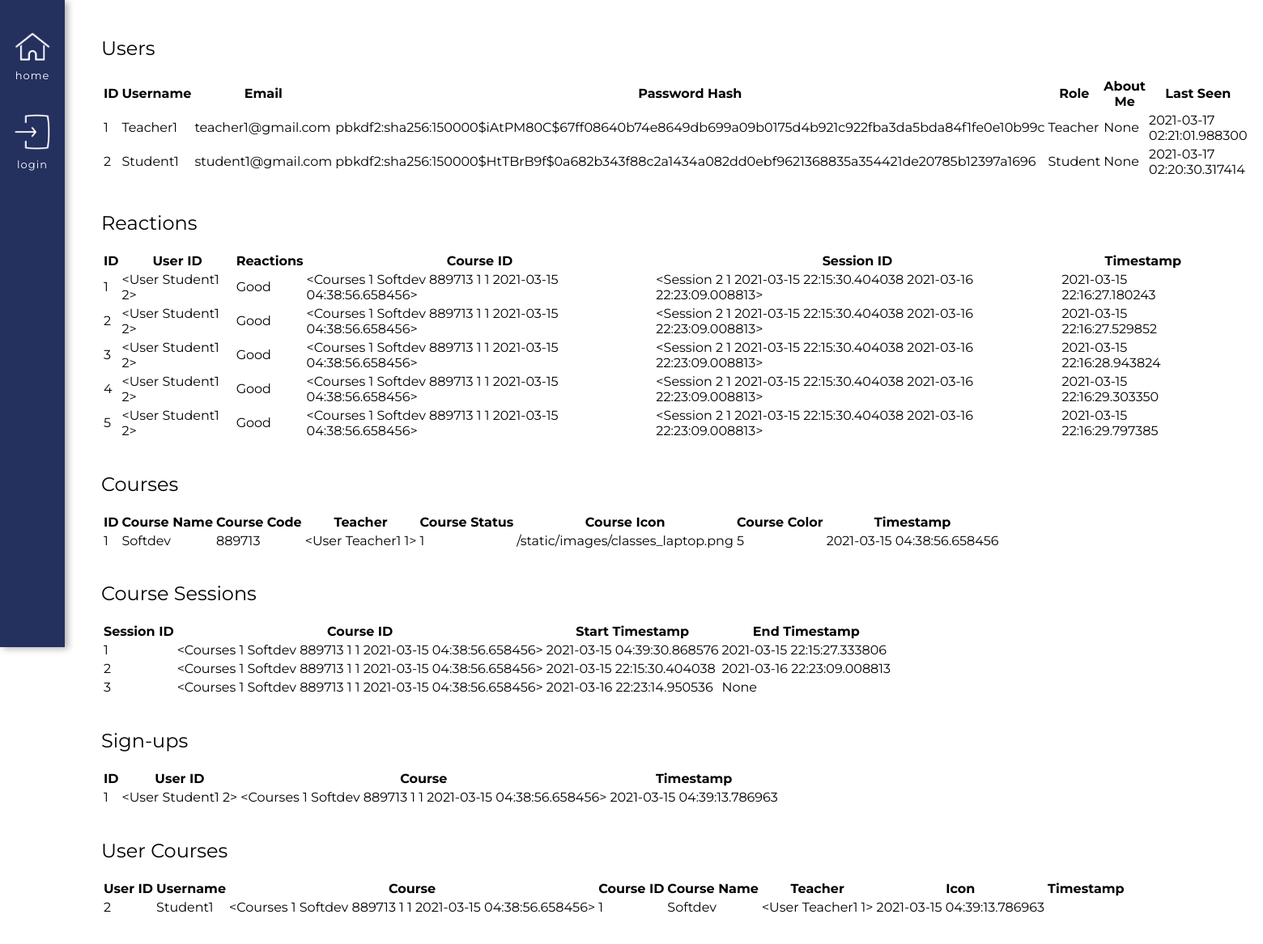
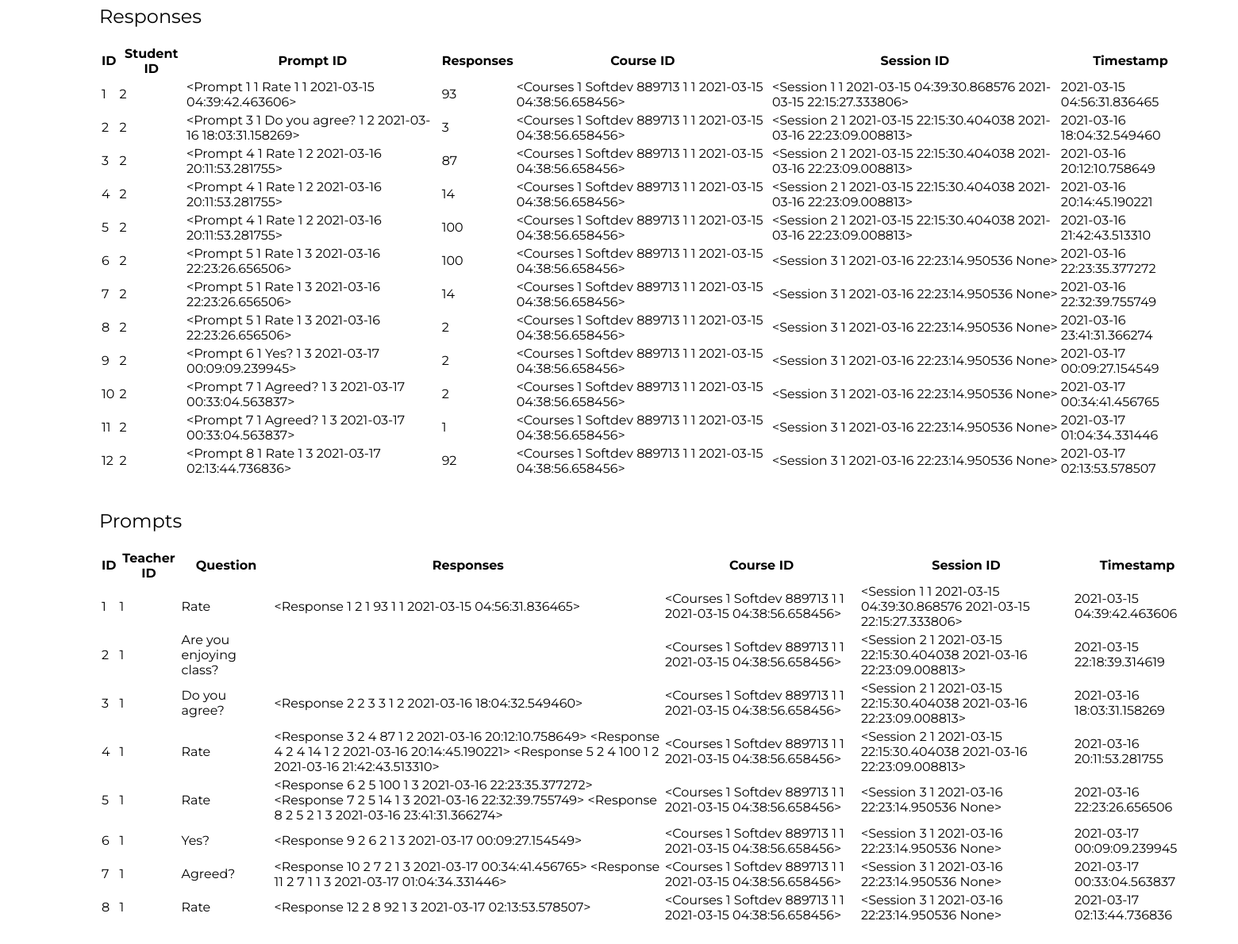
The page /database on the database as committed earlier (2 pictures, top to bottom).
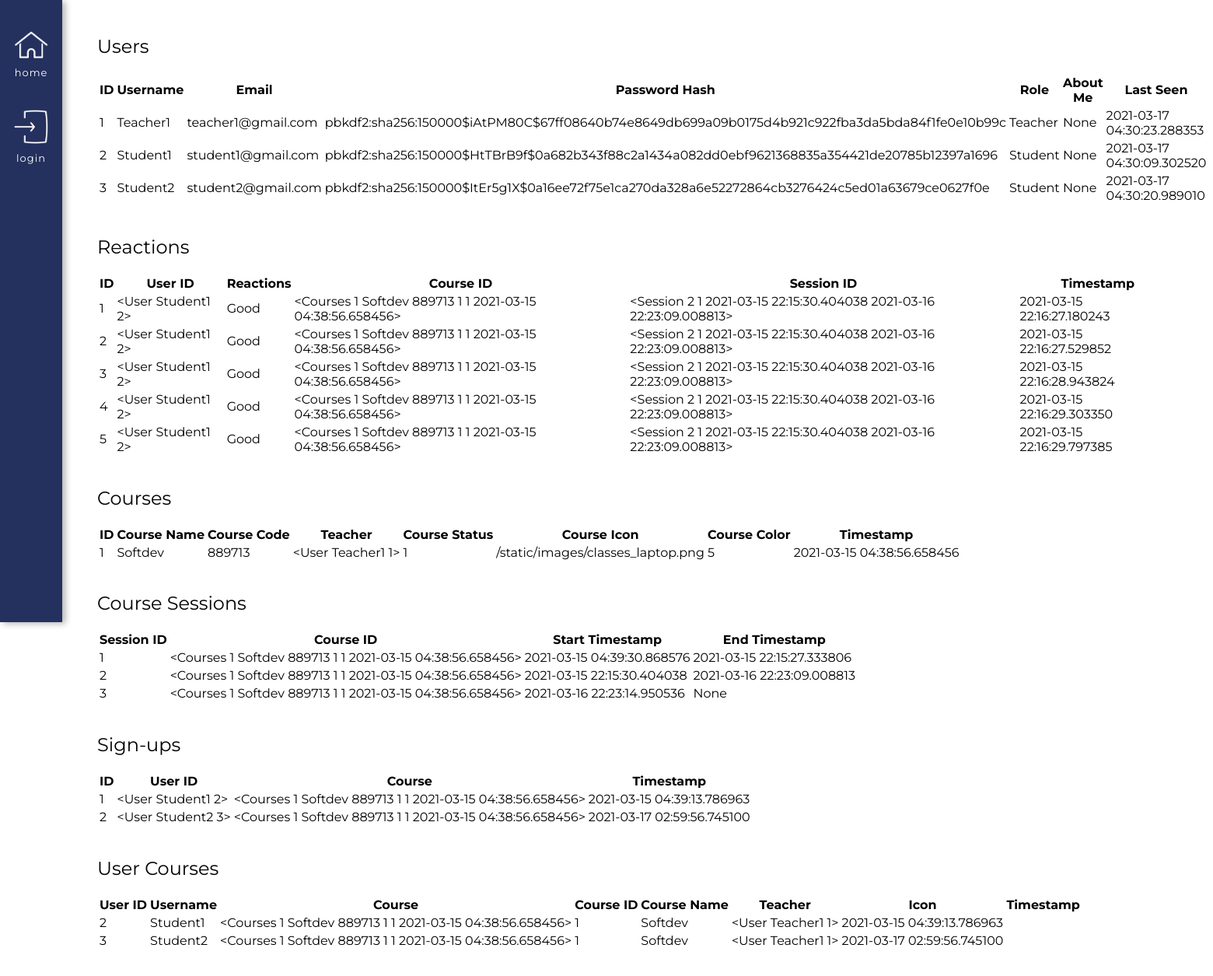
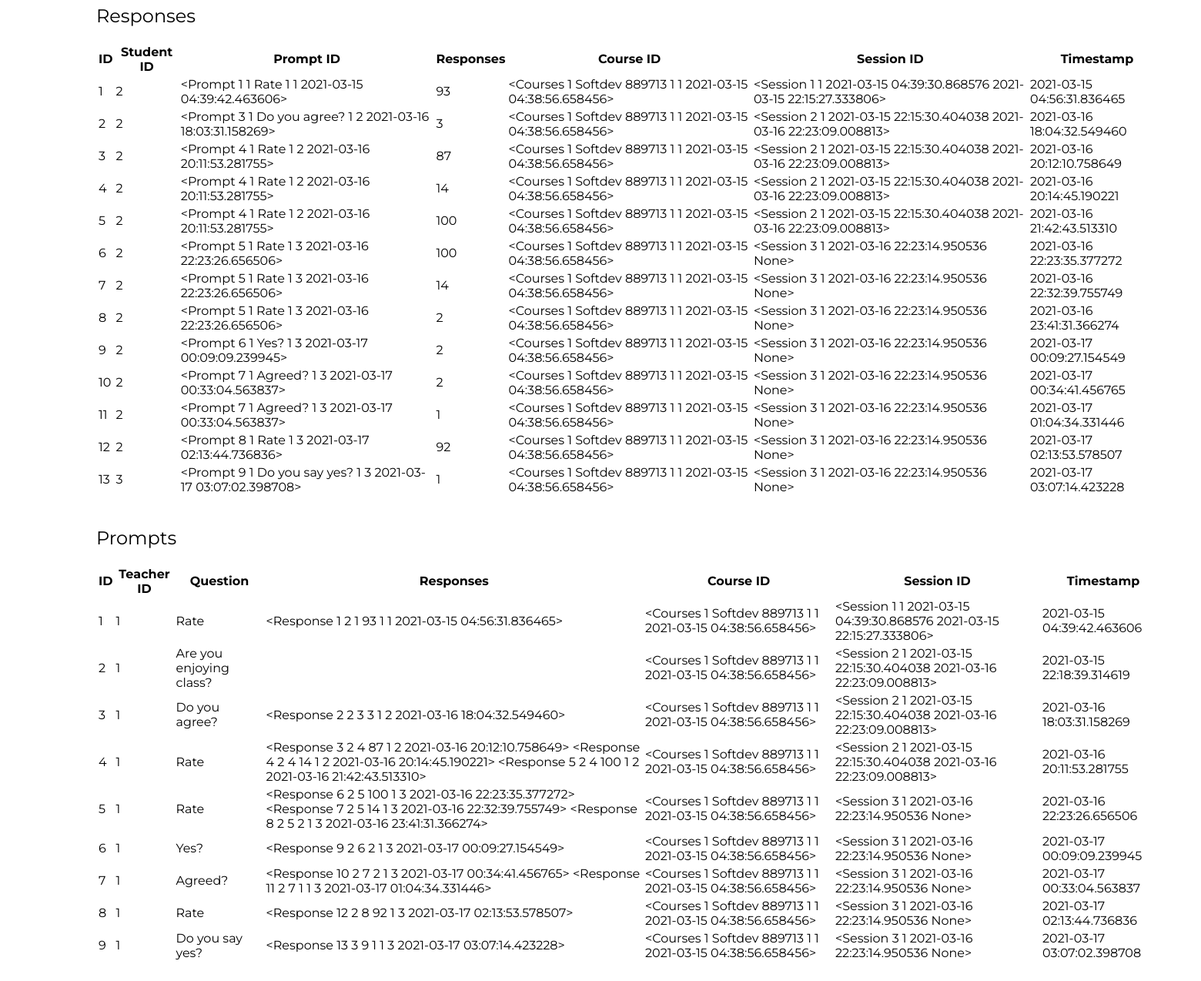
The same page on the database as committed later (2 pictures, top to bottom).
### app/models.py (models this page shows, shortened)
class User(UserMixin, db.Model):
    id = db.Column(db.Integer, primary_key=True)
    username = db.Column(db.String(64), index=True, unique=True) # adding columns to the database
    email = db.Column(db.String(120), index=True, unique=True)
    password_hash = db.Column(db.String(128))
    role = db.Column(db.Integer, index=False, unique=False) # 0 is Teacher, 1 is Student
    about_me = db.Column(db.String(140))
    last_seen = db.Column(db.DateTime, default=datetime.utcnow)
    posts = db.relationship('Post', backref='author', lazy='dynamic') # First part is calling it from the Post model, secret field is the backref (author)
    reactions = db.relationship('Reactions', backref='reactor', lazy='dynamic') # This will show all the reactions that this user has made
    teaches = db.relationship('Courses', backref='teacher', lazy='dynamic') # This will show all the courses that the user teaches
    signups = db.relationship('Signups', backref='student', lazy='dynamic') # This will show all of the signups of that user
    responses = db.relationship('Responses', backref='student_responder', lazy='dynamic') # This will show all the responses of that user
    prompts = db.relationship('Prompts', backref='teacher_prompter', lazy='dynamic') # This will show all forms of that teacher
    def __repr__(self):
        return '<User {} {}>'.format(self.username, self.id)

class Reactions(db.Model): # A base class for all models from Flask SQLAlchemy
    id = db.Column(db.Integer, primary_key=True) # every new database should have an ID so it knows how to organize the info passed in
    user_id = db.Column(db.Integer, db.ForeignKey('user.id')) # Taking the user ID from the user model, using the backref of reactor will show you the actual user
    reactions = db.Column(db.Integer, index=False, unique=False) # Creating a new column in the database for emotions. Not unique and not indexable
    reactions_course_id = db.Column(db.Integer, db.ForeignKey('courses.id')) # Using backref of course_actual will show you the actual course
    session_id = db.Column(db.Integer, db.ForeignKey('session.id')) # Using backref actual_session of will show you the actual session, e.g. <Session>
    timestamp = db.Column(db.DateTime, index=True, default=datetime.utcnow) # Timestamp

class Courses(db.Model):
    id = db.Column(db.Integer, primary_key=True) # Always need ID
    course_name = db.Column(db.String(140), index=False, unique=False) # Not indexable or unique bc many people can have the same course
    code = db.Column(db.Integer, index=True, unique=True) # Indexable to link it back to the course name
    timestamp = db.Column(db.DateTime, index=True, default=datetime.utcnow) # Timestamp
    status = db.Column(db.Integer, index=False, unique=False, default=0) # 0 means the class is inactive, 1 is active
    teacher_id = db.Column(db.Integer, db.ForeignKey('user.id'))  # Taking the user ID from the user model, using backref of teacher will show you the actual teacher
    icon = db.Column(db.String(220), index=False, unique=False, default="/static/images/classes_books.png") # Icon option, turtle gif is set as the default
    color = db.Column(db.Integer, index=False, unique=False, default=0) # Adding the option to decide the color of the class
    signups = db.relationship('Signups', backref='course_id', lazy='dynamic') # This will show all the student signups for this course
    reactions = db.relationship('Reactions', backref='course_actual', lazy='dynamic') # This will show all the reactions for this course
    session = db.relationship('Session', backref='session_course_id', lazy='dynamic') # This will show you all the sessions of the course
    forms = db.relationship('Prompts', backref='course_form', lazy='dynamic') # This will show you all of the forms of the course
    responses = db.relationship('Responses', backref='course_response', lazy='dynamic') # This will show you all of the responses of the course
    def __repr__(self):
        return '<Courses {} {} {} {} {} {}>'.format(self.id, self.course_name, self.code, self.teacher_id, self.status, self.timestamp)

class Session(db.Model):
    id = db.Column(db.Integer, primary_key=True)
    course_id = db.Column(db.Integer, db.ForeignKey('courses.id')) # Using the backref of session_course_id will show you the actual course
    timestamp_start = db.Column(db.DateTime, index=True, default=datetime.utcnow) # Timestamp of the class starting
    timestamp_end = db.Column(db.DateTime, index=True) # Timestamp of the class ending
    reactions = db.relationship('Reactions', backref='actual_session', lazy='dynamic') # This will show all the reactions for that session
    forms = db.relationship('Prompts', backref='session_form', lazy='dynamic') # This will show you all of the forms of the session
    responses = db.relationship('Responses', backref='session_response', lazy='dynamic') # This will show you all of the responses of the session
    def __repr__(self):
        return '<Session {} {} {} {}>'.format(self.id, self.course_id, self.timestamp_start, self.timestamp_end)

class Signups(db.Model):
    id = db.Column(db.Integer, primary_key=True) # Always need ID
    user_id = db.Column(db.Integer, db.ForeignKey('user.id')) # Using the backref student will show you the actual student who signed up, inside of the foreign key should be lowercase
    course = db.Column(db.Integer, db.ForeignKey('courses.id')) # Using the backref course_id will show you the actual id of the course
    timestamp = db.Column(db.DateTime, index=True, default=datetime.utcnow) # Timestamp

class Responses(db.Model):
    id = db.Column(db.Integer, primary_key=True) # every new database should have an ID so it knows how to organize the info passed in
    student_id = db.Column(db.Integer, db.ForeignKey('user.id')) # Taking the user ID from the user model, using the backref of student_responder will show you the actual user
    form_prompt_id = db.Column(db.Integer, db.ForeignKey('prompts.id')) # Using the backref of responder will show the actual prompt
    form_responses = db.Column(db.Integer, index=False, unique=False) # Creating a new column in the database for responses. Not unique and not indexable
    form_course_id = db.Column(db.Integer, db.ForeignKey('courses.id')) # Using backref of course_response will show you the actual course
    session_id = db.Column(db.Integer, db.ForeignKey('session.id')) # Using backref actual_session of will show you the actual session, e.g. <Session>
    timestamp = db.Column(db.DateTime, index=True, default=datetime.utcnow) # Timestamp
    def __repr__(self):
        return '<Response {} {} {} {} {} {} {}>'.format(self.id, self.student_id, self.form_prompt_id, self.form_responses, self.form_course_id, self.session_id, self.timestamp)

class Prompts(db.Model):
    id = db.Column(db.Integer, primary_key=True) # every new database should have an ID so it knows how to organize the info passed in
    teacher_id = db.Column(db.Integer, db.ForeignKey('user.id')) # Taking the user ID from the user model, using the backref of teacher_prompter will show you the actual user
    form_question = db.Column(db.String(140))
    form_options = db.Column(db.Integer, default=0)
    responses = db.relationship('Responses', backref='responder', lazy='dynamic') # This will show all responses to this form
    form_course_id = db.Column(db.Integer, db.ForeignKey('courses.id')) # Using backref of course_form will show you the actual course
    session_id = db.Column(db.Integer, db.ForeignKey('session.id')) # Using backref actual_session of will show you the actual session, e.g. <Session>
    timestamp = db.Column(db.DateTime, index=True, default=datetime.utcnow) # Timestamp
    def __repr__(self):
        return '<Prompt {} {} {} {} {} {}>'.format(self.id, self.teacher_id, self.form_question, self.form_course_id, self.session_id, self.timestamp)

### app/routes.py (the view)
@app.route('/database')
def database():
    user_all = User.query.all() # All the users are stored in this variable, to be used in the HTML
    reactions_all = Reactions.query.all()
    courses_all = Courses.query.all()
    signups_all = Signups.query.all()
    session_all = Session.query.all()
    prompts_all = Prompts.query.all()
    responses_all = Responses.query.all()
    user_signups = User.query.join(Signups, (Signups.user_id == User.id)).join(Courses, (Courses.id == Signups.course))
    return render_template('database.html',
                            user_all=user_all,
                            reactions_all=reactions_all,
                            courses_all=courses_all,
                            session_all=session_all,
                            signups_all=signups_all,
                            user_signups=user_signups,
                            title='Database',
                            responses_all=responses_all,
                            prompts_all=prompts_all) # Have to pass in your variables above in here

### app/templates/database.html
{% extends "base.html" %}
{% block content %}
    <h2>Users</h2>
    <table>
    <tr>
        <th>ID</th>
        <th>Username</th>
        <th>Email</th>
        <th>Password Hash</th>
        <th>Role</th>
        <th>About Me</th>
        <th>Last Seen</th>
    </tr>
    {% for user in user_all %}
        <tr>
            <td>{{ user.id }}</td>
            <td>{{ user.username }}</td>
            <td>{{ user.email }}</td>
            <td>{{ user.password_hash }}</td>
            {% if user.role == 0 %}
                <td>Teacher</td>
            {% else %}
                <td>Student</td>
            {% endif %}
            <td>{{ user.about_me }}</td>
            <td>{{ user.last_seen }}</td>
        </tr>
    {% endfor %}
    </table>
    <br>
    <h2>Reactions</h2>
    <table>
    <tr>
        <th>ID</th>
        <th>User ID</th>
        <th>Reactions</th>
        <th>Course ID</th>
        <th>Session ID</th>
        <th>Timestamp</th>
    </tr>
    {% for r in reactions_all %}
        <tr>
            <td>{{ r.id }}</td>
            <td>{{ r.reactor }}</td>
            {% if r.reactions == 0 %}
                <td>Good</td>
            {% elif r.reactions == 1 %}
                <td>Okay</td>
            {% elif r.reactions == 2 %}
                <td>Bad</td>
            {% elif r.reactions == 7 %}
                <td>Slower</td>
            {% elif r.reactions == 6 %}
                <td>Faster</td>
            {% endif %}
            <td>{{ r.course_actual }}</td>
            <td>{{ r.actual_session }}</td>
            <td>{{ r.timestamp }}</td>
        </tr>
    {% endfor %}
    </table>
    <br>
    <h2>Courses</h2>
    <table>
    <tr>
        <th>ID</th>
        <th>Course Name</th>
        <th>Course Code</th>
        <th>Teacher</th>
        <th>Course Status</th>
        <th>Course Icon</th>
        <th>Course Color</th>
        <th>Timestamp</th>
    </tr>
    {% for c in courses_all %}
        <tr>
            <td>{{ c.id }}</td>
            <td>{{ c.course_name }}</td>
            <td>{{ c.code }}</td>
            <td>{{ c.teacher }}</td>
            <td>{{ c.status }}</td>
            <td>{{ c.icon }}</td>
            <td>{{ c.color }}</td>
            <td>{{ c.timestamp }}</td>
        </tr>
    {% endfor %}
    </table>
    <br>
    <h2>Course Sessions</h2>
    <table>
    <tr>
        <th>Session ID </th>
        <th>Course ID</th>
        <th>Start Timestamp</th>
        <th>End Timestamp</th>
    </tr>
    {% for s in session_all %}
        <tr>
            <td>{{ s.id }}</td>
            <td>{{ s.session_course_id }}</td>
            <td>{{ s.timestamp_start }}</td>
            <td>{{ s.timestamp_end }}</td>
        </tr>
    {% endfor %}
    </table>
    <br>
    <h2>Sign-ups</h2>
    <table>
    <tr>
        <th>ID</th>
        <th>User ID</th>
        <th>Course</th>
        <th>Timestamp</th>
    </tr>
    {% for s in signups_all %}
        <tr>
            <td>{{ s.id }}</td>
            <td>{{ s.student }}</td>
            <td>{{ s.course_id }}</td>
            <td>{{ s.timestamp }}</td>
        </tr>
    {% endfor %}
    </table>
    <br>
    <h2>User Courses</h2>
    <table>
    <tr>
        <th>User ID </th>
        <th>Username</th>
        <th>Course </th>
        <th>Course ID</th>
        <th>Course Name</th>
        <th>Teacher</th>
        <th>Icon</th>
        <th>Timestamp</th>
    </tr>
    {% for u in user_signups %}
        {% for i in u.signups %}
            <tr>
                <td>{{ u.id }}</td>
                <td>{{ u.username }}</td>
                <td>{{ i.course_id }}</td>
                <td>{{ i.course_id.id }}</td>
                <td>{{ i.course_id.course_name }}</td>
                <td>{{ i.course_id.teacher }}</td>
                <td>{{ i.timestamp }}</td>
            </tr>
        {% endfor %}
    {% endfor %}
    </table>
    <br>
    <h2>Responses</h2>
    <table>
    <tr>
        <th>ID</th>
        <th>Student ID</th>
        <th>Prompt ID</th>
        <th>Responses</th>
        <th>Course ID</th>
        <th>Session ID</th>
        <th>Timestamp</th>
    </tr>
    {% for r in responses_all %}
        <tr>
            <td>{{ r.id }}</td>
            <td>{{ r.student_id }}</td>
            <td>{{ r.responder }}</td>
            <td>{{ r.form_responses }}</td>
            <td>{{ r.course_response }}</td>
            <td>{{ r.session_response }}</td>
            <td>{{ r.timestamp }}</td>
        </tr>
    {% endfor %}
    </table>
    <br>
    <h2>Prompts</h2>
    <table>
    <tr>
        <th>ID</th>
        <th>Teacher ID</th>
        <th>Question</th>
        <th>Responses</th>
        <th>Course ID</th>
        <th>Session ID</th>
        <th>Timestamp</th>
    </tr>
    {% for r in prompts_all %}
        <tr>
            <td>{{ r.id }}</td>
            <td>{{ r.teacher_id }}</td>
            <td>{{ r.form_question }}</td>
            <td>
                {% for response in r.responses %}
                    {{ response }}
                {% endfor %}
            </td>
            <td>{{ r.course_form }}</td>
            <td>{{ r.session_form }}</td>
            <td>{{ r.timestamp }}</td>
        </tr>
    {% endfor %}
    </table>
    <br>
{% endblock %}

### app/templates/base.html (shortened to what this page needs)
<!DOCTYPE html>
<html>
    <head>
        <link rel="stylesheet" href="{{ url_for('static', filename='css/base.css') }}">
    </head>
    <header>
        <nav>
            <div class = "headerItem uppermost">
                <div class = "insideHeader">
                    <a class = "imageLinkHolder" href="{{ url_for('index') }}">
                        <img src = "{{ url_for('static', filename='images/Home.png') }}">
                    </a>
                    <a class="imageLabel" href="{{ url_for('index') }}">Home</a>
                </div>
            </div>
            {% if current_user.is_anonymous %}
            <div class = "headerItem">
                <div class = "insideHeader">
                    <a class = "imageLinkHolder" href="{{ url_for('login') }}">
                        <img src = "{{ url_for('static', filename='images/Login.png') }}">
                    </a>
                    <a class="imageLabel" href="{{ url_for('login') }}">Login</a>
                </div>
            </div>
            {% endif %}
        </nav>
    </header>
    <body>
        <div class = "contentHolder">
            {% block content %} {% endblock %}
        </div>
    </body>
</html>

Rows that differ between the two databases and show on the page:
changed User "Teacher1": last_seen "2021-03-17 02:21:01.988300" → "2021-03-17 04:30:23.288353"
changed User "Student1": last_seen "2021-03-17 02:20:30.317414" → "2021-03-17 04:30:09.302520"
added User: id "3", username "Student2", email "student2@gmail.com", password_hash "pbkdf2:sha256:150000$ItEr5g1X$0a16ee72f75e1ca270da328a6e52272864cb3276424c5ed01a63679ce0627f0e", role "Student", about_me "None", last_seen "2021-03-17 04:30:20.989010"
added Signups: id "2", student "<User Student2 3>", course_id "<Courses 1 Softdev 889713 1 1 2021-03-15 04:38:56.658456>", timestamp "2021-03-17 02:59:56.745100", course_id.id "1", course_id.course_name "Softdev", course_id.teacher "<User Teacher1 1>"
added Responses: id "13", student_id "3", responder "<Prompt 9 1 Do you say yes? 1 3 2021-03-17 03:07:02.398708>", form_responses "1", course_response "<Courses 1 Softdev 889713 1 1 2021-03-15 04:38:56.658456>", session_response "<Session 3 1 2021-03-16 22:23:14.950536 None>", timestamp "2021-03-17 03:07:14.423228", id+student+form_prompt "<Response 13 3 9 1 1 3 2021-03-17 03:07:14.423228>"
added Prompts: id "9", teacher_id "1", form_question "Do you say yes?", course_form "<Courses 1 Softdev 889713 1 1 2021-03-15 04:38:56.658456>", session_form "<Session 3 1 2021-03-16 22:23:14.950536 None>", timestamp "2021-03-17 03:07:02.398708"
